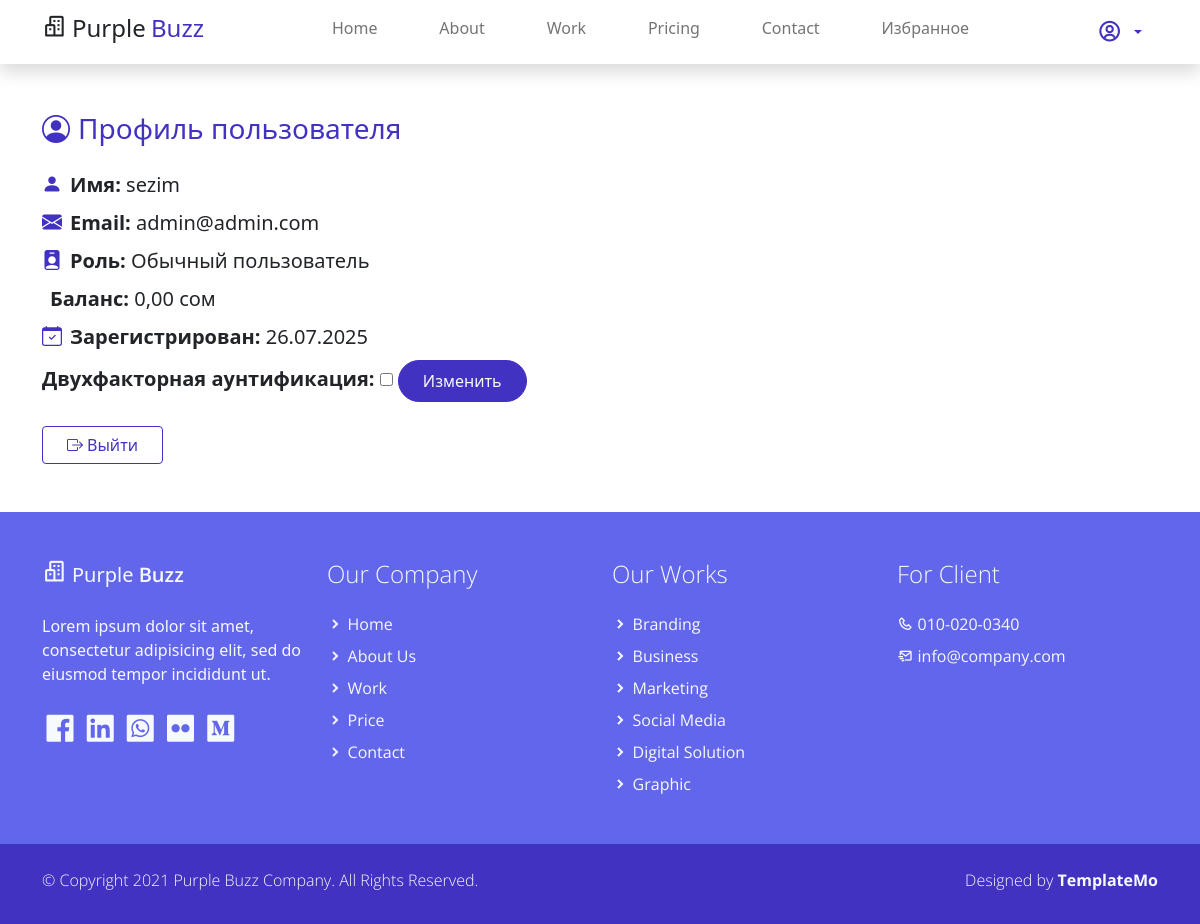
Page /profile/ (signed in) on the earlier database version.
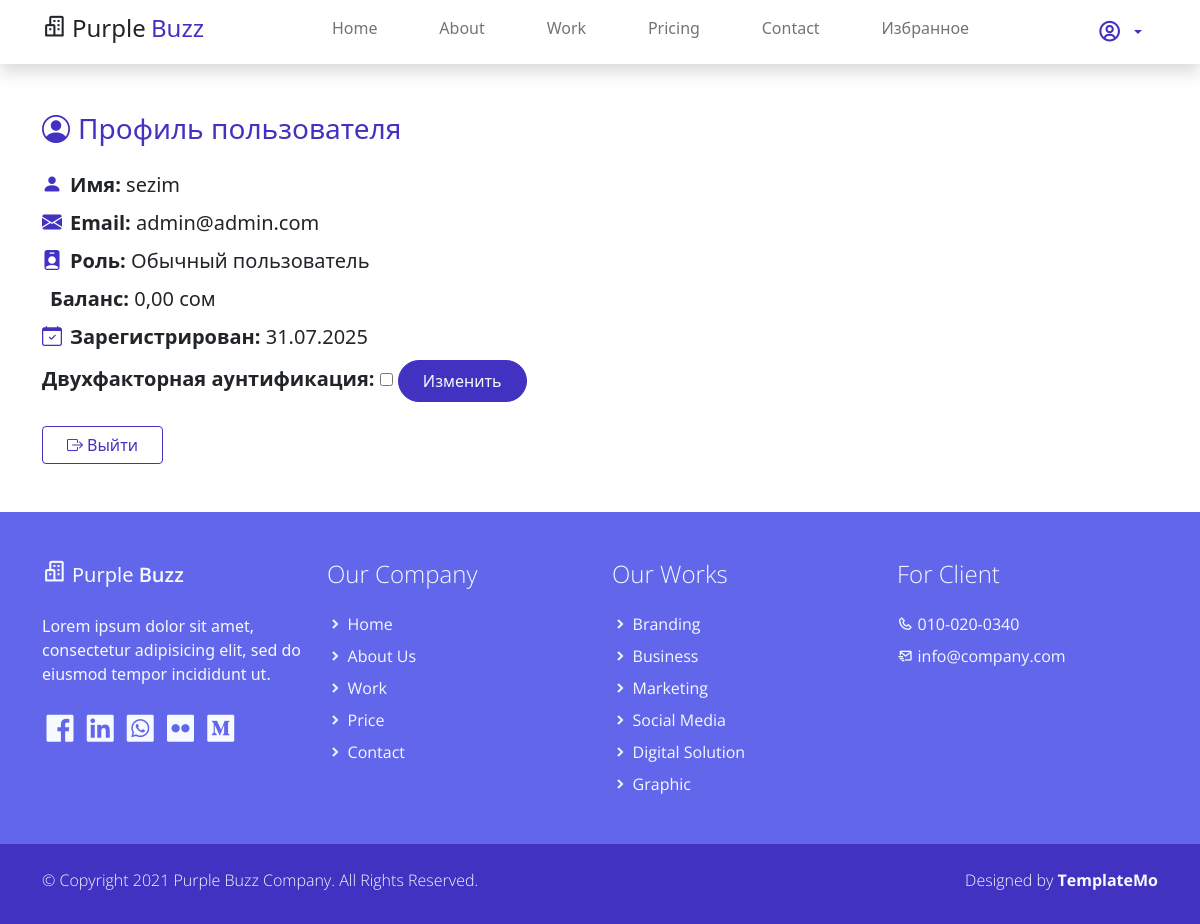
Same page on the later database version.
### user/models.py (models this page shows, shortened)
class MyUser(AbstractBaseUser):
    username=models.CharField(max_length=222,verbose_name='имя пользователя')
    email=models.EmailField(unique=True,verbose_name='адрес электронной почты')
    avatar=models.ImageField(upload_to='media/user_avatars',**NULLABLE,verbose_name='аватар')
    role=models.CharField(
        max_length=20,
        choices=MyUserRoleEnum.choices,
        default=MyUserRoleEnum.STANDARD_USER,
        verbose_name='Роль'
    )
    balance=models.DecimalField(default=0,decimal_places=2,max_digits=12,verbose_name='Баланс')
    is_admin = models.BooleanField(
        default=False
    )
    is_2fa_enabled=models.BooleanField(default=False)
    created_date=models.DateTimeField(auto_now=True)
    objects=MyUserManager()
    USERNAME_FIELD = 'email'
    REQUIRED_FIELDS = ['username']

### user/views.py (the view)
# urls.py: path('profile/', views.user_profile_view,name='profile'),
@login_required(login_url='user_login')
def user_profile_view(request):
    current_user=request.user
    if request.method=="POST":
        is_2fa_enabled='is_2fa_enabled' in request.POST
        user=MyUser.objects.get(id=request.user.id)
        user.is_2fa_enabled=is_2fa_enabled
        user.save()
    return render(
        request=request,
        template_name='authentication/user_profile.html',
        context={
            'user':current_user
        }
    )

### user/templates/authentication/user_profile.html (shortened to what this page needs)
{% extends 'base.html' %}
{% load static %}
{% block content %}
<section class="container py-5">
        <div class="col-md-8">
            <h3 class="text-primary mb-4"><i class="bi bi-person-circle me-2"></i>Профиль пользователя</h3>
            <ul class="list-unstyled fs-5">
                <li class="mb-2"><i class="bi bi-person-fill me-2 text-primary"></i><strong>Имя:</strong> {{ request.user.username }}</li>
                <li class="mb-2"><i class="bi bi-envelope-fill me-2 text-primary"></i><strong>Email:</strong> {{ request.user.email }}</li>
                <li class="mb-2"><i class="bi bi-person-badge-fill me-2 text-primary"></i><strong>Роль:</strong> {{ request.user.get_role_display }}</li>
                <li class="mb-2"><strong>Баланс:</strong> {{ request.user.balance }} сом</li>
                <li class="mb-2"><i class="bi bi-calendar-check me-2 text-primary"></i><strong>Зарегистрирован:</strong> {{ request.user.created_date|date:"d.m.Y" }}</li>
                  <li class="mb-3">
                <form method="post" action=".">
                <label><strong>Двухфакторная аунтификация:</strong></label>
                <input type="checkbox"  name="is_2fa_enabled" {% if user.is_2fa_enabled %}>checked{% endif %} <br>
                <button class="btn btn-primary rounded-pill px-4 py-2 me-2">Изменить</buitton>
                </form>
                </li>
            </ul>
            <div class="mt-4">
                <a href="{% url 'user_logout' %}" class="btn btn-outline-primary px-4"><i class="bi bi-box-arrow-right me-1"></i>Выйти</a>
            </div>
        </div>
</section>
{% endblock %}

Differences in the rows shown:
changed MyUser "sezim": user.created_date "26.07.2025" → "31.07.2025"
